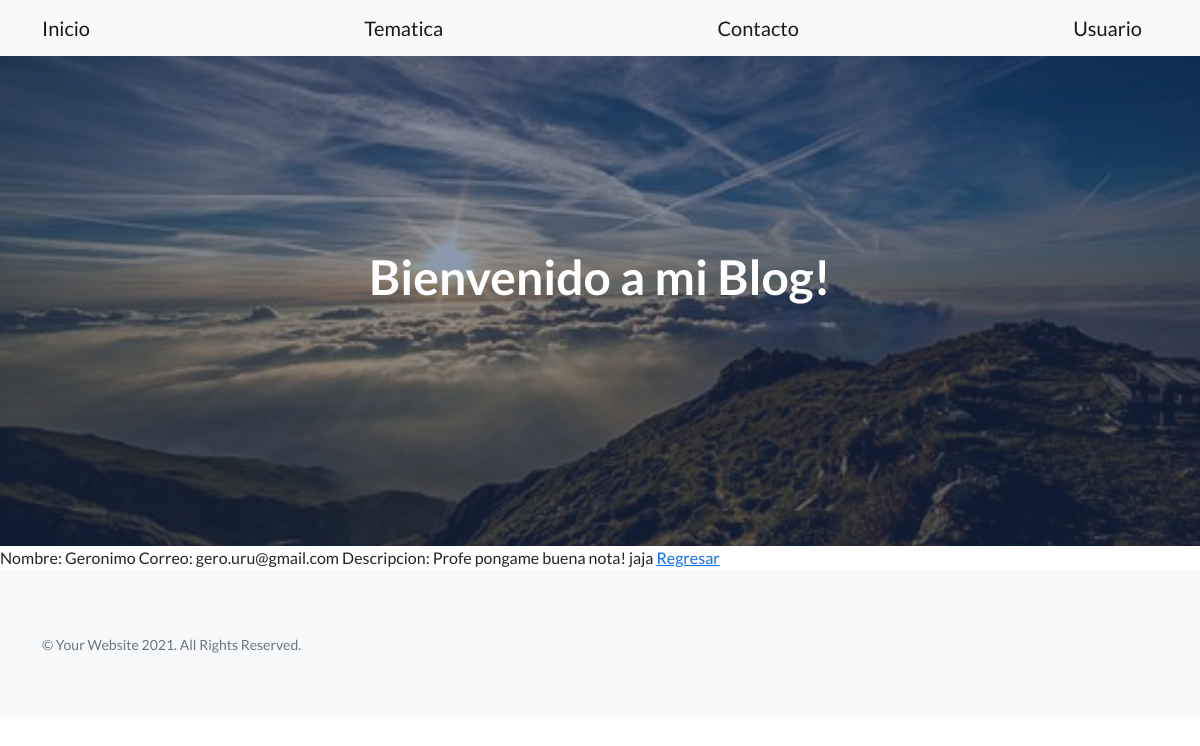
The app's page /AppFogliatti/contacto/detail/1 with its own data.
### AppFogliatti/models.py (models this page shows)
class Contacto(models.Model):
    nombre=models.CharField(max_length=40)
    correo=models.CharField(max_length=50)
    descripcion=models.CharField(max_length=300)

### AppFogliatti/views.py (the view)
# urls.py: path('contacto/detail/<pk>', views.ContactoDetail.as_view(),name='DetailContacto'),
class ContactoDetail(DetailView):
    model = Contacto
    template_name = "AppFogliatti/contacto_detail.html"

### AppFogliatti/templates/AppFogliatti/contacto_detail.html
{% extends "AppFogliatti/padre.html" %}
{% load static %}
{% block contenidoQueCambia %}
Nombre: {{contacto.nombre}}
Correo: {{contacto.correo}}
Descripcion: {{contacto.descripcion}}
<a href="{%url 'ListContacto'%}">Regresar</a>
{% endblock %}

### records on screen
Contacto: nombre "Geronimo", correo "gero.uru@gmail.com", descripcion "Profe pongame buena nota! jaja"
